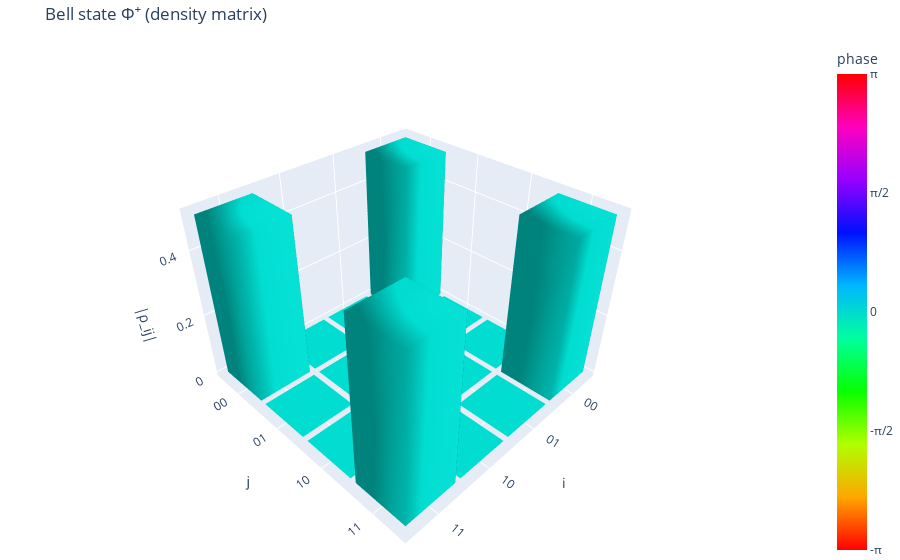
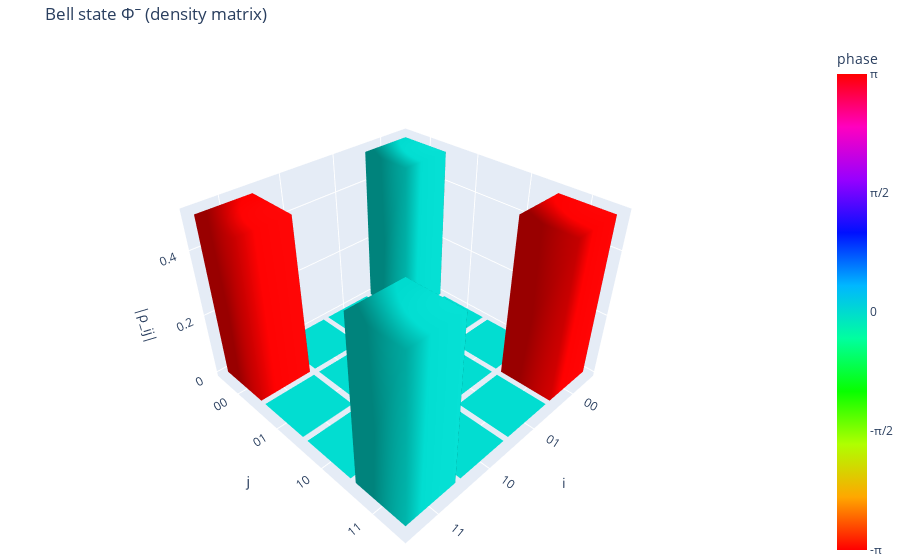
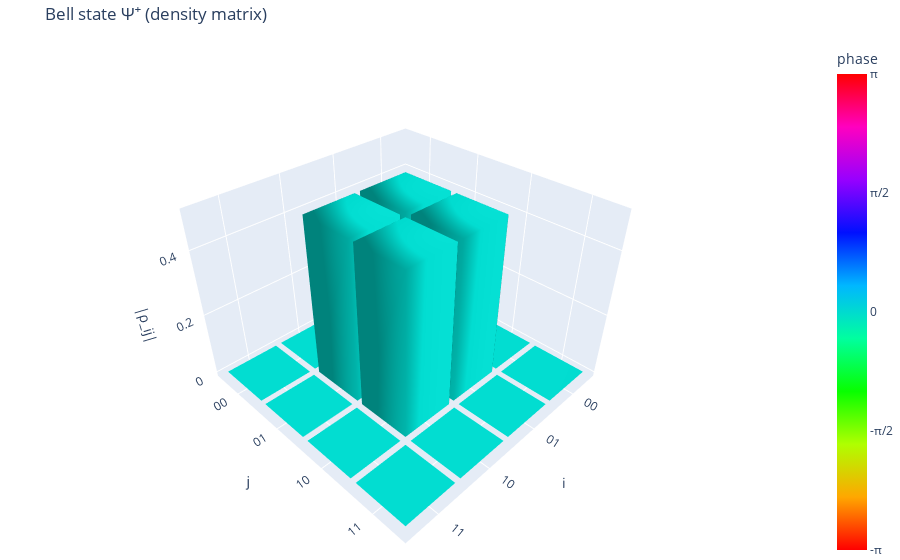

The notebook cell these images were saved under, in order:
### Code cell
#@title helper function Demonstration: canonical Bell states
bell_states = {
    "Φ⁺": np.array([1, 0, 0, 1], dtype=complex) / np.sqrt(2),
    "Φ⁻": np.array([1, 0, 0, -1], dtype=complex) / np.sqrt(2),
    "Ψ⁺": np.array([0, 1, 1, 0], dtype=complex) / np.sqrt(2),
    "Ψ⁻": np.array([0, 1, -1, 0], dtype=complex) / np.sqrt(2)
}

for name, state in bell_states.items():
    density_matrix = np.outer(state, state.conj())
    plot_density_matrix_histogram(
        density_matrix,
        basis_labels=["00", "01", "10", "11"],
        title=f"Bell state {name} (density matrix)"
    )

### Figure 1 — Plotly figure (JSON) as saved in the notebook; plotly's stock layout.template omitted (floating-point values rounded to 4 significant figures)
{"data": [{"cmax": 3.142, "cmin": -3.142, "colorbar": {"ticktext": ["-π", "-π/2", "0", "π/2", "π"], "tickvals": [-3.142, -1.571, 0, 1.571, 3.142], "title": {"text": "phase "}}, "colorscale": [[0, "#ff0000"], [0.1111, "#ffa700"], [0.2222, "#afff00"], [0.3333, "#08ff00"], [0.4444, "#00ff9f"], [0.5556, "#00b7ff"], [0.6667, "#0010ff"], [0.7778, "#9700ff"], [0.8889, "#ff00bf"], [1, "#ff0000"]], "flatshading": false, "hovertemplate": "i=0, j=0<br>|ρ_ij|=0.500<br>arg(ρ_ij)=0<extra></extra>", "i": [0, 0, 4, 4, 0, 0, 1, 1, 2, 2, 3, 3], "intensity": [0, 0, 0, 0, 0, 0, 0, 0], "j": [1, 2, 5, 6, 1, 5, 2, 6, 3, 7, 0, 4], "k": [2, 3, 6, 7, 5, 4, 6, 5, 7, 6, 4, 7], "lighting": {"ambient": 0.6, "diffuse": 0.7}, "opacity": 1, "showscale": true, "type": "mesh3d", "x": [-0.45, 0.45, 0.45, -0.45, -0.45, 0.45, 0.45, -0.45], "y": [-0.45, -0.45, 0.45, 0.45, -0.45, -0.45, 0.45, 0.45], "z": [0, 0, 0, 0, 0.5, 0.5, 0.5, 0.5]}, {"cmax": 3.142, "cmin": -3.142, "colorscale": [[0, "#ff0000"], [0.1111, "#ffa700"], [0.2222, "#afff00"], [0.3333, "#08ff00"], [0.4444, "#00ff9f"], [0.5556, "#00b7ff"], [0.6667, "#0010ff"], [0.7778, "#9700ff"], [0.8889, "#ff00bf"], [1, "#ff0000"]], "flatshading": false, "hovertemplate": "i=0, j=1<br>|ρ_ij|=0.000<br>arg(ρ_ij)=0<extra></extra>", "i": [0, 0, 4, 4, 0, 0, 1, 1, 2, 2, 3, 3], "intensity": [0, 0, 0, 0, 0, 0, 0, 0], "j": [1, 2, 5, 6, 1, 5, 2, 6, 3, 7, 0, 4], "k": [2, 3, 6, 7, 5, 4, 6, 5, 7, 6, 4, 7], "lighting": {"ambient": 0.6, "diffuse": 0.7}, "opacity": 1, "showscale": false, "type": "mesh3d", "x": [-0.45, 0.45, 0.45, -0.45, -0.45, 0.45, 0.45, -0.45], "y": [0.55, 0.55, 1.45, 1.45, 0.55, 0.55, 1.45, 1.45], "z": [0, 0, 0, 0, 0, 0, 0, 0]}, {"cmax": 3.142, "cmin": -3.142, "colorscale": [[0, "#ff0000"], [0.1111, "#ffa700"], [0.2222, "#afff00"], [0.3333, "#08ff00"], [0.4444, "#00ff9f"], [0.5556, "#00b7ff"], [0.6667, "#0010ff"], [0.7778, "#9700ff"], [0.8889, "#ff00bf"], [1, "#ff0000"]], "flatshading": false, "hovertemplate": "i=0, j=2<br>|ρ_ij|=0.000<br>arg(ρ_ij)=0<extra></extra>", "i": [0, 0, 4, 4, 0, 0, 1, 1, 2, 2, 3, 3], "intensity": [0, 0, 0, 0, 0, 0, 0, 0], "j": [1, 2, 5, 6, 1, 5, 2, 6, 3, 7, 0, 4], "k": [2, 3, 6, 7, 5, 4, 6, 5, 7, 6, 4, 7], "lighting": {"ambient": 0.6, "diffuse": 0.7}, "opacity": 1, "showscale": false, "type": "mesh3d", "x": [-0.45, 0.45, 0.45, -0.45, -0.45, 0.45, 0.45, -0.45], "y": [1.55, 1.55, 2.45, 2.45, 1.55, 1.55, 2.45, 2.45], "z": [0, 0, 0, 0, 0, 0, 0, 0]}, {"cmax": 3.142, "cmin": -3.142, "colorscale": [[0, "#ff0000"], [0.1111, "#ffa700"], [0.2222, "#afff00"], [0.3333, "#08ff00"], [0.4444, "#00ff9f"], [0.5556, "#00b7ff"], [0.6667, "#0010ff"], [0.7778, "#9700ff"], [0.8889, "#ff00bf"], [1, "#ff0000"]], "flatshading": false, "hovertemplate": "i=0, j=3<br>|ρ_ij|=0.500<br>arg(ρ_ij)=0<extra></extra>", "i": [0, 0, 4, 4, 0, 0, 1, 1, 2, 2, 3, 3], "intensity": [0, 0, 0, 0, 0, 0, 0, 0], "j": [1, 2, 5, 6, 1, 5, 2, 6, 3, 7, 0, 4], "k": [2, 3, 6, 7, 5, 4, 6, 5, 7, 6, 4, 7], "lighting": {"ambient": 0.6, "diffuse": 0.7}, "opacity": 1, "showscale": false, "type": "mesh3d", "x": [-0.45, 0.45, 0.45, -0.45, -0.45, 0.45, 0.45, -0.45], "y": [2.55, 2.55, 3.45, 3.45, 2.55, 2.55, 3.45, 3.45], "z": [0, 0, 0, 0, 0.5, 0.5, 0.5, 0.5]}, {"cmax": 3.142, "cmin": -3.142, "colorscale": [[0, "#ff0000"], [0.1111, "#ffa700"], [0.2222, "#afff00"], [0.3333, "#08ff00"], [0.4444, "#00ff9f"], [0.5556, "#00b7ff"], [0.6667, "#0010ff"], [0.7778, "#9700ff"], [0.8889, "#ff00bf"], [1, "#ff0000"]], "flatshading": false, "hovertemplate": "i=1, j=0<br>|ρ_ij|=0.000<br>arg(ρ_ij)=0<extra></extra>", "i": [0, 0, 4, 4, 0, 0, 1, 1, 2, 2, 3, 3], "intensity": [0, 0, 0, 0, 0, 0, 0, 0], "j": [1, 2, 5, 6, 1, 5, 2, 6, 3, 7, 0, 4], "k": [2, 3, 6, 7, 5, 4, 6, 5, 7, 6, 4, 7], "lighting": {"ambient": 0.6, "diffuse": 0.7}, "opacity": 1, "showscale": false, "type": "mesh3d", "x": [0.55, 1.45, 1.45, 0.55, 0.55, 1.45, 1.45, 0.55], "y": [-0.45, -0.45, 0.45, 0.45, -0.45, -0.45, 0.45, 0.45], "z": [0, 0, 0, 0, 0, 0, 0, 0]}, {"cmax": 3.142, "cmin": -3.142, "colorscale": [[0, "#ff0000"], [0.1111, "#ffa700"], [0.2222, "#afff00"], [0.3333, "#08ff00"], [0.4444, "#00ff9f"], [0.5556, "#00b7ff"], [0.6667, "#0010ff"], [0.7778, "#9700ff"], [0.8889, "#ff00bf"], [1, "#ff0000"]], "flatshading": false, "hovertemplate": "i=1, j=1<br>|ρ_ij|=0.000<br>arg(ρ_ij)=0<extra></extra>", "i": [0, 0, 4, 4, 0, 0, 1, 1, 2, 2, 3, 3], "intensity": [0, 0, 0, 0, 0, 0, 0, 0], "j": [1, 2, 5, 6, 1, 5, 2, 6, 3, 7, 0, 4], "k": [2, 3, 6, 7, 5, 4, 6, 5, 7, 6, 4, 7], "lighting": {"ambient": 0.6, "diffuse": 0.7}, "opacity": 1, "showscale": false, "type": "mesh3d", "x": [0.55, 1.45, 1.45, 0.55, 0.55, 1.45, 1.45, 0.55], "y": [0.55, 0.55, 1.45, 1.45, 0.55, 0.55, 1.45, 1.45], "z": [0, 0, 0, 0, 0, 0, 0, 0]}, {"cmax": 3.142, "cmin": -3.142, "colorscale": [[0, "#ff0000"], [0.1111, "#ffa700"], [0.2222, "#afff00"], [0.3333, "#08ff00"], [0.4444, "#00ff9f"], [0.5556, "#00b7ff"], [0.6667, "#0010ff"], [0.7778, "#9700ff"], [0.8889, "#ff00bf"], [1, "#ff0000"]], "flatshading": false, "hovertemplate": "i=1, j=2<br>|ρ_ij|=0.000<br>arg(ρ_ij)=0<extra></extra>", "i": [0, 0, 4, 4, 0, 0, 1, 1, 2, 2, 3, 3], "intensity": [0, 0, 0, 0, 0, 0, 0, 0], "j": [1, 2, 5, 6, 1, 5, 2, 6, 3, 7, 0, 4], "k": [2, 3, 6, 7, 5, 4, 6, 5, 7, 6, 4, 7], "lighting": {"ambient": 0.6, "diffuse": 0.7}, "opacity": 1, "showscale": false, "type": "mesh3d", "x": [0.55, 1.45, 1.45, 0.55, 0.55, 1.45, 1.45, 0.55], "y": [1.55, 1.55, 2.45, 2.45, 1.55, 1.55, 2.45, 2.45], "z": [0, 0, 0, 0, 0, 0, 0, 0]}, {"cmax": 3.142, "cmin": -3.142, "colorscale": [[0, "#ff0000"], [0.1111, "#ffa700"], [0.2222, "#afff00"], [0.3333, "#08ff00"], [0.4444, "#00ff9f"], [0.5556, "#00b7ff"], [0.6667, "#0010ff"], [0.7778, "#9700ff"], [0.8889, "#ff00bf"], [1, "#ff0000"]], "flatshading": false, "hovertemplate": "i=1, j=3<br>|ρ_ij|=0.000<br>arg(ρ_ij)=0<extra></extra>", "i": [0, 0, 4, 4, 0, 0, 1, 1, 2, 2, 3, 3], "intensity": [0, 0, 0, 0, 0, 0, 0, 0], "j": [1, 2, 5, 6, 1, 5, 2, 6, 3, 7, 0, 4], "k": [2, 3, 6, 7, 5, 4, 6, 5, 7, 6, 4, 7], "lighting": {"ambient": 0.6, "diffuse": 0.7}, "opacity": 1, "showscale": false, "type": "mesh3d", "x": [0.55, 1.45, 1.45, 0.55, 0.55, 1.45, 1.45, 0.55], "y": [2.55, 2.55, 3.45, 3.45, 2.55, 2.55, 3.45, 3.45], "z": [0, 0, 0, 0, 0, 0, 0, 0]}, {"cmax": 3.142, "cmin": -3.142, "colorscale": [[0, "#ff0000"], [0.1111, "#ffa700"], [0.2222, "#afff00"], [0.3333, "#08ff00"], [0.4444, "#00ff9f"], [0.5556, "#00b7ff"], [0.6667, "#0010ff"], [0.7778, "#9700ff"], [0.8889, "#ff00bf"], [1, "#ff0000"]], "flatshading": false, "hovertemplate": "i=2, j=0<br>|ρ_ij|=0.000<br>arg(ρ_ij)=0<extra></extra>", "i": [0, 0, 4, 4, 0, 0, 1, 1, 2, 2, 3, 3], "intensity": [0, 0, 0, 0, 0, 0, 0, 0], "j": [1, 2, 5, 6, 1, 5, 2, 6, 3, 7, 0, 4], "k": [2, 3, 6, 7, 5, 4, 6, 5, 7, 6, 4, 7], "lighting": {"ambient": 0.6, "diffuse": 0.7}, "opacity": 1, "showscale": false, "type": "mesh3d", "x": [1.55, 2.45, 2.45, 1.55, 1.55, 2.45, 2.45, 1.55], "y": [-0.45, -0.45, 0.45, 0.45, -0.45, -0.45, 0.45, 0.45], "z": [0, 0, 0, 0, 0, 0, 0, 0]}, {"cmax": 3.142, "cmin": -3.142, "colorscale": [[0, "#ff0000"], [0.1111, "#ffa700"], [0.2222, "#afff00"], [0.3333, "#08ff00"], [0.4444, "#00ff9f"], [0.5556, "#00b7ff"], [0.6667, "#0010ff"], [0.7778, "#9700ff"], [0.8889, "#ff00bf"], [1, "#ff0000"]], "flatshading": false, "hovertemplate": "i=2, j=1<br>|ρ_ij|=0.000<br>arg(ρ_ij)=0<extra></extra>", "i": [0, 0, 4, 4, 0, 0, 1, 1, 2, 2, 3, 3], "intensity": [0, 0, 0, 0, 0, 0, 0, 0], "j": [1, 2, 5, 6, 1, 5, 2, 6, 3, 7, 0, 4], "k": [2, 3, 6, 7, 5, 4, 6, 5, 7, 6, 4, 7], "lighting": {"ambient": 0.6, "diffuse": 0.7}, "opacity": 1, "showscale": false, "type": "mesh3d", "x": [1.55, 2.45, 2.45, 1.55, 1.55, 2.45, 2.45, 1.55], "y": [0.55, 0.55, 1.45, 1.45, 0.55, 0.55, 1.45, 1.45], "z": [0, 0, 0, 0, 0, 0, 0, 0]}, {"cmax": 3.142, "cmin": -3.142, "colorscale": [[0, "#ff0000"], [0.1111, "#ffa700"], [0.2222, "#afff00"], [0.3333, "#08ff00"], [0.4444, "#00ff9f"], [0.5556, "#00b7ff"], [0.6667, "#0010ff"], [0.7778, "#9700ff"], [0.8889, "#ff00bf"], [1, "#ff0000"]], "flatshading": false, "hovertemplate": "i=2, j=2<br>|ρ_ij|=0.000<br>arg(ρ_ij)=0<extra></extra>", "i": [0, 0, 4, 4, 0, 0, 1, 1, 2, 2, 3, 3], "intensity": [0, 0, 0, 0, 0, 0, 0, 0], "j": [1, 2, 5, 6, 1, 5, 2, 6, 3, 7, 0, 4], "k": [2, 3, 6, 7, 5, 4, 6, 5, 7, 6, 4, 7], "lighting": {"ambient": 0.6, "diffuse": 0.7}, "opacity": 1, "showscale": false, "type": "mesh3d", "x": [1.55, 2.45, 2.45, 1.55, 1.55, 2.45, 2.45, 1.55], "y": [1.55, 1.55, 2.45, 2.45, 1.55, 1.55, 2.45, 2.45], "z": [0, 0, 0, 0, 0, 0, 0, 0]}, {"cmax": 3.142, "cmin": -3.142, "colorscale": [[0, "#ff0000"], [0.1111, "#ffa700"], [0.2222, "#afff00"], [0.3333, "#08ff00"], [0.4444, "#00ff9f"], [0.5556, "#00b7ff"], [0.6667, "#0010ff"], [0.7778, "#9700ff"], [0.8889, "#ff00bf"], [1, "#ff0000"]], "flatshading": false, "hovertemplate": "i=2, j=3<br>|ρ_ij|=0.000<br>arg(ρ_ij)=0<extra></extra>", "i": [0, 0, 4, 4, 0, 0, 1, 1, 2, 2, 3, 3], "intensity": [0, 0, 0, 0, 0, 0, 0, 0], "j": [1, 2, 5, 6, 1, 5, 2, 6, 3, 7, 0, 4], "k": [2, 3, 6, 7, 5, 4, 6, 5, 7, 6, 4, 7], "lighting": {"ambient": 0.6, "diffuse": 0.7}, "opacity": 1, "showscale": false, "type": "mesh3d", "x": [1.55, 2.45, 2.45, 1.55, 1.55, 2.45, 2.45, 1.55], "y": [2.55, 2.55, 3.45, 3.45, 2.55, 2.55, 3.45, 3.45], "z": [0, 0, 0, 0, 0, 0, 0, 0]}, {"cmax": 3.142, "cmin": -3.142, "colorscale": [[0, "#ff0000"], [0.1111, "#ffa700"], [0.2222, "#afff00"], [0.3333, "#08ff00"], [0.4444, "#00ff9f"], [0.5556, "#00b7ff"], [0.6667, "#0010ff"], [0.7778, "#9700ff"], [0.8889, "#ff00bf"], [1, "#ff0000"]], "flatshading": false, "hovertemplate": "i=3, j=0<br>|ρ_ij|=0.500<br>arg(ρ_ij)=0<extra></extra>", "i": [0, 0, 4, 4, 0, 0, 1, 1, 2, 2, 3, 3], "intensity": [0, 0, 0, 0, 0, 0, 0, 0], "j": [1, 2, 5, 6, 1, 5, 2, 6, 3, 7, 0, 4], "k": [2, 3, 6, 7, 5, 4, 6, 5, 7, 6, 4, 7], "lighting": {"ambient": 0.6, "diffuse": 0.7}, "opacity": 1, "showscale": false, "type": "mesh3d", "x": [2.55, 3.45, 3.45, 2.55, 2.55, 3.45, 3.45, 2.55], "y": [-0.45, -0.45, 0.45, 0.45, -0.45, -0.45, 0.45, 0.45], "z": [0, 0, 0, 0, 0.5, 0.5, 0.5, 0.5]}, {"cmax": 3.142, "cmin": -3.142, "colorscale": [[0, "#ff0000"], [0.1111, "#ffa700"], [0.2222, "#afff00"], [0.3333, "#08ff00"], [0.4444, "#00ff9f"], [0.5556, "#00b7ff"], [0.6667, "#0010ff"], [0.7778, "#9700ff"], [0.8889, "#ff00bf"], [1, "#ff0000"]], "flatshading": false, "hovertemplate": "i=3, j=1<br>|ρ_ij|=0.000<br>arg(ρ_ij)=0<extra></extra>", "i": [0, 0, 4, 4, 0, 0, 1, 1, 2, 2, 3, 3], "intensity": [0, 0, 0, 0, 0, 0, 0, 0], "j": [1, 2, 5, 6, 1, 5, 2, 6, 3, 7, 0, 4], "k": [2, 3, 6, 7, 5, 4, 6, 5, 7, 6, 4, 7], "lighting": {"ambient": 0.6, "diffuse": 0.7}, "opacity": 1, "showscale": false, "type": "mesh3d", "x": [2.55, 3.45, 3.45, 2.55, 2.55, 3.45, 3.45, 2.55], "y": [0.55, 0.55, 1.45, 1.45, 0.55, 0.55, 1.45, 1.45], "z": [0, 0, 0, 0, 0, 0, 0, 0]}, {"cmax": 3.142, "cmin": -3.142, "colorscale": [[0, "#ff0000"], [0.1111, "#ffa700"], [0.2222, "#afff00"], [0.3333, "#08ff00"], [0.4444, "#00ff9f"], [0.5556, "#00b7ff"], [0.6667, "#0010ff"], [0.7778, "#9700ff"], [0.8889, "#ff00bf"], [1, "#ff0000"]], "flatshading": false, "hovertemplate": "i=3, j=2<br>|ρ_ij|=0.000<br>arg(ρ_ij)=0<extra></extra>", "i": [0, 0, 4, 4, 0, 0, 1, 1, 2, 2, 3, 3], "intensity": [0, 0, 0, 0, 0, 0, 0, 0], "j": [1, 2, 5, 6, 1, 5, 2, 6, 3, 7, 0, 4], "k": [2, 3, 6, 7, 5, 4, 6, 5, 7, 6, 4, 7], "lighting": {"ambient": 0.6, "diffuse": 0.7}, "opacity": 1, "showscale": false, "type": "mesh3d", "x": [2.55, 3.45, 3.45, 2.55, 2.55, 3.45, 3.45, 2.55], "y": [1.55, 1.55, 2.45, 2.45, 1.55, 1.55, 2.45, 2.45], "z": [0, 0, 0, 0, 0, 0, 0, 0]}, {"cmax": 3.142, "cmin": -3.142, "colorscale": [[0, "#ff0000"], [0.1111, "#ffa700"], [0.2222, "#afff00"], [0.3333, "#08ff00"], [0.4444, "#00ff9f"], [0.5556, "#00b7ff"], [0.6667, "#0010ff"], [0.7778, "#9700ff"], [0.8889, "#ff00bf"], [1, "#ff0000"]], "flatshading": false, "hovertemplate": "i=3, j=3<br>|ρ_ij|=0.500<br>arg(ρ_ij)=0<extra></extra>", "i": [0, 0, 4, 4, 0, 0, 1, 1, 2, 2, 3, 3], "intensity": [0, 0, 0, 0, 0, 0, 0, 0], "j": [1, 2, 5, 6, 1, 5, 2, 6, 3, 7, 0, 4], "k": [2, 3, 6, 7, 5, 4, 6, 5, 7, 6, 4, 7], "lighting": {"ambient": 0.6, "diffuse": 0.7}, "opacity": 1, "showscale": false, "type": "mesh3d", "x": [2.55, 3.45, 3.45, 2.55, 2.55, 3.45, 3.45, 2.55], "y": [2.55, 2.55, 3.45, 3.45, 2.55, 2.55, 3.45, 3.45], "z": [0, 0, 0, 0, 0.5, 0.5, 0.5, 0.5]}], "layout": {"margin": {"b": 0, "l": 0, "r": 0, "t": 40}, "scene": {"aspectratio": {"x": 1, "y": 1, "z": 0.7}, "xaxis": {"tickmode": "array", "ticktext": ["00", "01", "10", "11"], "tickvals": [0, 1, 2, 3], "title": {"text": "i"}}, "yaxis": {"tickmode": "array", "ticktext": ["00", "01", "10", "11"], "tickvals": [0, 1, 2, 3], "title": {"text": "j"}}, "zaxis": {"title": {"text": "|ρ_ij|"}}}, "title": {"text": "Bell state Φ⁺ (density matrix)"}}}

### Figure 2 — Plotly figure (JSON) as saved in the notebook; plotly's stock layout.template omitted (floating-point values rounded to 4 significant figures)
{"data": [{"cmax": 3.142, "cmin": -3.142, "colorbar": {"ticktext": ["-π", "-π/2", "0", "π/2", "π"], "tickvals": [-3.142, -1.571, 0, 1.571, 3.142], "title": {"text": "phase "}}, "colorscale": [[0, "#ff0000"], [0.1111, "#ffa700"], [0.2222, "#afff00"], [0.3333, "#08ff00"], [0.4444, "#00ff9f"], [0.5556, "#00b7ff"], [0.6667, "#0010ff"], [0.7778, "#9700ff"], [0.8889, "#ff00bf"], [1, "#ff0000"]], "flatshading": false, "hovertemplate": "i=0, j=0<br>|ρ_ij|=0.500<br>arg(ρ_ij)=0<extra></extra>", "i": [0, 0, 4, 4, 0, 0, 1, 1, 2, 2, 3, 3], "intensity": [0, 0, 0, 0, 0, 0, 0, 0], "j": [1, 2, 5, 6, 1, 5, 2, 6, 3, 7, 0, 4], "k": [2, 3, 6, 7, 5, 4, 6, 5, 7, 6, 4, 7], "lighting": {"ambient": 0.6, "diffuse": 0.7}, "opacity": 1, "showscale": true, "type": "mesh3d", "x": [-0.45, 0.45, 0.45, -0.45, -0.45, 0.45, 0.45, -0.45], "y": [-0.45, -0.45, 0.45, 0.45, -0.45, -0.45, 0.45, 0.45], "z": [0, 0, 0, 0, 0.5, 0.5, 0.5, 0.5]}, {"cmax": 3.142, "cmin": -3.142, "colorscale": [[0, "#ff0000"], [0.1111, "#ffa700"], [0.2222, "#afff00"], [0.3333, "#08ff00"], [0.4444, "#00ff9f"], [0.5556, "#00b7ff"], [0.6667, "#0010ff"], [0.7778, "#9700ff"], [0.8889, "#ff00bf"], [1, "#ff0000"]], "flatshading": false, "hovertemplate": "i=0, j=1<br>|ρ_ij|=0.000<br>arg(ρ_ij)=0<extra></extra>", "i": [0, 0, 4, 4, 0, 0, 1, 1, 2, 2, 3, 3], "intensity": [0, 0, 0, 0, 0, 0, 0, 0], "j": [1, 2, 5, 6, 1, 5, 2, 6, 3, 7, 0, 4], "k": [2, 3, 6, 7, 5, 4, 6, 5, 7, 6, 4, 7], "lighting": {"ambient": 0.6, "diffuse": 0.7}, "opacity": 1, "showscale": false, "type": "mesh3d", "x": [-0.45, 0.45, 0.45, -0.45, -0.45, 0.45, 0.45, -0.45], "y": [0.55, 0.55, 1.45, 1.45, 0.55, 0.55, 1.45, 1.45], "z": [0, 0, 0, 0, 0, 0, 0, 0]}, {"cmax": 3.142, "cmin": -3.142, "colorscale": [[0, "#ff0000"], [0.1111, "#ffa700"], [0.2222, "#afff00"], [0.3333, "#08ff00"], [0.4444, "#00ff9f"], [0.5556, "#00b7ff"], [0.6667, "#0010ff"], [0.7778, "#9700ff"], [0.8889, "#ff00bf"], [1, "#ff0000"]], "flatshading": false, "hovertemplate": "i=0, j=2<br>|ρ_ij|=0.000<br>arg(ρ_ij)=0<extra></extra>", "i": [0, 0, 4, 4, 0, 0, 1, 1, 2, 2, 3, 3], "intensity": [0, 0, 0, 0, 0, 0, 0, 0], "j": [1, 2, 5, 6, 1, 5, 2, 6, 3, 7, 0, 4], "k": [2, 3, 6, 7, 5, 4, 6, 5, 7, 6, 4, 7], "lighting": {"ambient": 0.6, "diffuse": 0.7}, "opacity": 1, "showscale": false, "type": "mesh3d", "x": [-0.45, 0.45, 0.45, -0.45, -0.45, 0.45, 0.45, -0.45], "y": [1.55, 1.55, 2.45, 2.45, 1.55, 1.55, 2.45, 2.45], "z": [0, 0, 0, 0, 0, 0, 0, 0]}, {"cmax": 3.142, "cmin": -3.142, "colorscale": [[0, "#ff0000"], [0.1111, "#ffa700"], [0.2222, "#afff00"], [0.3333, "#08ff00"], [0.4444, "#00ff9f"], [0.5556, "#00b7ff"], [0.6667, "#0010ff"], [0.7778, "#9700ff"], [0.8889, "#ff00bf"], [1, "#ff0000"]], "flatshading": false, "hovertemplate": "i=0, j=3<br>|ρ_ij|=0.500<br>arg(ρ_ij)=-π<extra></extra>", "i": [0, 0, 4, 4, 0, 0, 1, 1, 2, 2, 3, 3], "intensity": [-3.142, -3.142, -3.142, -3.142, -3.142, -3.142, -3.142, -3.142], "j": [1, 2, 5, 6, 1, 5, 2, 6, 3, 7, 0, 4], "k": [2, 3, 6, 7, 5, 4, 6, 5, 7, 6, 4, 7], "lighting": {"ambient": 0.6, "diffuse": 0.7}, "opacity": 1, "showscale": false, "type": "mesh3d", "x": [-0.45, 0.45, 0.45, -0.45, -0.45, 0.45, 0.45, -0.45], "y": [2.55, 2.55, 3.45, 3.45, 2.55, 2.55, 3.45, 3.45], "z": [0, 0, 0, 0, 0.5, 0.5, 0.5, 0.5]}, {"cmax": 3.142, "cmin": -3.142, "colorscale": [[0, "#ff0000"], [0.1111, "#ffa700"], [0.2222, "#afff00"], [0.3333, "#08ff00"], [0.4444, "#00ff9f"], [0.5556, "#00b7ff"], [0.6667, "#0010ff"], [0.7778, "#9700ff"], [0.8889, "#ff00bf"], [1, "#ff0000"]], "flatshading": false, "hovertemplate": "i=1, j=0<br>|ρ_ij|=0.000<br>arg(ρ_ij)=0<extra></extra>", "i": [0, 0, 4, 4, 0, 0, 1, 1, 2, 2, 3, 3], "intensity": [0, 0, 0, 0, 0, 0, 0, 0], "j": [1, 2, 5, 6, 1, 5, 2, 6, 3, 7, 0, 4], "k": [2, 3, 6, 7, 5, 4, 6, 5, 7, 6, 4, 7], "lighting": {"ambient": 0.6, "diffuse": 0.7}, "opacity": 1, "showscale": false, "type": "mesh3d", "x": [0.55, 1.45, 1.45, 0.55, 0.55, 1.45, 1.45, 0.55], "y": [-0.45, -0.45, 0.45, 0.45, -0.45, -0.45, 0.45, 0.45], "z": [0, 0, 0, 0, 0, 0, 0, 0]}, {"cmax": 3.142, "cmin": -3.142, "colorscale": [[0, "#ff0000"], [0.1111, "#ffa700"], [0.2222, "#afff00"], [0.3333, "#08ff00"], [0.4444, "#00ff9f"], [0.5556, "#00b7ff"], [0.6667, "#0010ff"], [0.7778, "#9700ff"], [0.8889, "#ff00bf"], [1, "#ff0000"]], "flatshading": false, "hovertemplate": "i=1, j=1<br>|ρ_ij|=0.000<br>arg(ρ_ij)=0<extra></extra>", "i": [0, 0, 4, 4, 0, 0, 1, 1, 2, 2, 3, 3], "intensity": [0, 0, 0, 0, 0, 0, 0, 0], "j": [1, 2, 5, 6, 1, 5, 2, 6, 3, 7, 0, 4], "k": [2, 3, 6, 7, 5, 4, 6, 5, 7, 6, 4, 7], "lighting": {"ambient": 0.6, "diffuse": 0.7}, "opacity": 1, "showscale": false, "type": "mesh3d", "x": [0.55, 1.45, 1.45, 0.55, 0.55, 1.45, 1.45, 0.55], "y": [0.55, 0.55, 1.45, 1.45, 0.55, 0.55, 1.45, 1.45], "z": [0, 0, 0, 0, 0, 0, 0, 0]}, {"cmax": 3.142, "cmin": -3.142, "colorscale": [[0, "#ff0000"], [0.1111, "#ffa700"], [0.2222, "#afff00"], [0.3333, "#08ff00"], [0.4444, "#00ff9f"], [0.5556, "#00b7ff"], [0.6667, "#0010ff"], [0.7778, "#9700ff"], [0.8889, "#ff00bf"], [1, "#ff0000"]], "flatshading": false, "hovertemplate": "i=1, j=2<br>|ρ_ij|=0.000<br>arg(ρ_ij)=0<extra></extra>", "i": [0, 0, 4, 4, 0, 0, 1, 1, 2, 2, 3, 3], "intensity": [0, 0, 0, 0, 0, 0, 0, 0], "j": [1, 2, 5, 6, 1, 5, 2, 6, 3, 7, 0, 4], "k": [2, 3, 6, 7, 5, 4, 6, 5, 7, 6, 4, 7], "lighting": {"ambient": 0.6, "diffuse": 0.7}, "opacity": 1, "showscale": false, "type": "mesh3d", "x": [0.55, 1.45, 1.45, 0.55, 0.55, 1.45, 1.45, 0.55], "y": [1.55, 1.55, 2.45, 2.45, 1.55, 1.55, 2.45, 2.45], "z": [0, 0, 0, 0, 0, 0, 0, 0]}, {"cmax": 3.142, "cmin": -3.142, "colorscale": [[0, "#ff0000"], [0.1111, "#ffa700"], [0.2222, "#afff00"], [0.3333, "#08ff00"], [0.4444, "#00ff9f"], [0.5556, "#00b7ff"], [0.6667, "#0010ff"], [0.7778, "#9700ff"], [0.8889, "#ff00bf"], [1, "#ff0000"]], "flatshading": false, "hovertemplate": "i=1, j=3<br>|ρ_ij|=0.000<br>arg(ρ_ij)=0<extra></extra>", "i": [0, 0, 4, 4, 0, 0, 1, 1, 2, 2, 3, 3], "intensity": [0, 0, 0, 0, 0, 0, 0, 0], "j": [1, 2, 5, 6, 1, 5, 2, 6, 3, 7, 0, 4], "k": [2, 3, 6, 7, 5, 4, 6, 5, 7, 6, 4, 7], "lighting": {"ambient": 0.6, "diffuse": 0.7}, "opacity": 1, "showscale": false, "type": "mesh3d", "x": [0.55, 1.45, 1.45, 0.55, 0.55, 1.45, 1.45, 0.55], "y": [2.55, 2.55, 3.45, 3.45, 2.55, 2.55, 3.45, 3.45], "z": [0, 0, 0, 0, 0, 0, 0, 0]}, {"cmax": 3.142, "cmin": -3.142, "colorscale": [[0, "#ff0000"], [0.1111, "#ffa700"], [0.2222, "#afff00"], [0.3333, "#08ff00"], [0.4444, "#00ff9f"], [0.5556, "#00b7ff"], [0.6667, "#0010ff"], [0.7778, "#9700ff"], [0.8889, "#ff00bf"], [1, "#ff0000"]], "flatshading": false, "hovertemplate": "i=2, j=0<br>|ρ_ij|=0.000<br>arg(ρ_ij)=0<extra></extra>", "i": [0, 0, 4, 4, 0, 0, 1, 1, 2, 2, 3, 3], "intensity": [0, 0, 0, 0, 0, 0, 0, 0], "j": [1, 2, 5, 6, 1, 5, 2, 6, 3, 7, 0, 4], "k": [2, 3, 6, 7, 5, 4, 6, 5, 7, 6, 4, 7], "lighting": {"ambient": 0.6, "diffuse": 0.7}, "opacity": 1, "showscale": false, "type": "mesh3d", "x": [1.55, 2.45, 2.45, 1.55, 1.55, 2.45, 2.45, 1.55], "y": [-0.45, -0.45, 0.45, 0.45, -0.45, -0.45, 0.45, 0.45], "z": [0, 0, 0, 0, 0, 0, 0, 0]}, {"cmax": 3.142, "cmin": -3.142, "colorscale": [[0, "#ff0000"], [0.1111, "#ffa700"], [0.2222, "#afff00"], [0.3333, "#08ff00"], [0.4444, "#00ff9f"], [0.5556, "#00b7ff"], [0.6667, "#0010ff"], [0.7778, "#9700ff"], [0.8889, "#ff00bf"], [1, "#ff0000"]], "flatshading": false, "hovertemplate": "i=2, j=1<br>|ρ_ij|=0.000<br>arg(ρ_ij)=0<extra></extra>", "i": [0, 0, 4, 4, 0, 0, 1, 1, 2, 2, 3, 3], "intensity": [0, 0, 0, 0, 0, 0, 0, 0], "j": [1, 2, 5, 6, 1, 5, 2, 6, 3, 7, 0, 4], "k": [2, 3, 6, 7, 5, 4, 6, 5, 7, 6, 4, 7], "lighting": {"ambient": 0.6, "diffuse": 0.7}, "opacity": 1, "showscale": false, "type": "mesh3d", "x": [1.55, 2.45, 2.45, 1.55, 1.55, 2.45, 2.45, 1.55], "y": [0.55, 0.55, 1.45, 1.45, 0.55, 0.55, 1.45, 1.45], "z": [0, 0, 0, 0, 0, 0, 0, 0]}, {"cmax": 3.142, "cmin": -3.142, "colorscale": [[0, "#ff0000"], [0.1111, "#ffa700"], [0.2222, "#afff00"], [0.3333, "#08ff00"], [0.4444, "#00ff9f"], [0.5556, "#00b7ff"], [0.6667, "#0010ff"], [0.7778, "#9700ff"], [0.8889, "#ff00bf"], [1, "#ff0000"]], "flatshading": false, "hovertemplate": "i=2, j=2<br>|ρ_ij|=0.000<br>arg(ρ_ij)=0<extra></extra>", "i": [0, 0, 4, 4, 0, 0, 1, 1, 2, 2, 3, 3], "intensity": [0, 0, 0, 0, 0, 0, 0, 0], "j": [1, 2, 5, 6, 1, 5, 2, 6, 3, 7, 0, 4], "k": [2, 3, 6, 7, 5, 4, 6, 5, 7, 6, 4, 7], "lighting": {"ambient": 0.6, "diffuse": 0.7}, "opacity": 1, "showscale": false, "type": "mesh3d", "x": [1.55, 2.45, 2.45, 1.55, 1.55, 2.45, 2.45, 1.55], "y": [1.55, 1.55, 2.45, 2.45, 1.55, 1.55, 2.45, 2.45], "z": [0, 0, 0, 0, 0, 0, 0, 0]}, {"cmax": 3.142, "cmin": -3.142, "colorscale": [[0, "#ff0000"], [0.1111, "#ffa700"], [0.2222, "#afff00"], [0.3333, "#08ff00"], [0.4444, "#00ff9f"], [0.5556, "#00b7ff"], [0.6667, "#0010ff"], [0.7778, "#9700ff"], [0.8889, "#ff00bf"], [1, "#ff0000"]], "flatshading": false, "hovertemplate": "i=2, j=3<br>|ρ_ij|=0.000<br>arg(ρ_ij)=0<extra></extra>", "i": [0, 0, 4, 4, 0, 0, 1, 1, 2, 2, 3, 3], "intensity": [0, 0, 0, 0, 0, 0, 0, 0], "j": [1, 2, 5, 6, 1, 5, 2, 6, 3, 7, 0, 4], "k": [2, 3, 6, 7, 5, 4, 6, 5, 7, 6, 4, 7], "lighting": {"ambient": 0.6, "diffuse": 0.7}, "opacity": 1, "showscale": false, "type": "mesh3d", "x": [1.55, 2.45, 2.45, 1.55, 1.55, 2.45, 2.45, 1.55], "y": [2.55, 2.55, 3.45, 3.45, 2.55, 2.55, 3.45, 3.45], "z": [0, 0, 0, 0, 0, 0, 0, 0]}, {"cmax": 3.142, "cmin": -3.142, "colorscale": [[0, "#ff0000"], [0.1111, "#ffa700"], [0.2222, "#afff00"], [0.3333, "#08ff00"], [0.4444, "#00ff9f"], [0.5556, "#00b7ff"], [0.6667, "#0010ff"], [0.7778, "#9700ff"], [0.8889, "#ff00bf"], [1, "#ff0000"]], "flatshading": false, "hovertemplate": "i=3, j=0<br>|ρ_ij|=0.500<br>arg(ρ_ij)=π<extra></extra>", "i": [0, 0, 4, 4, 0, 0, 1, 1, 2, 2, 3, 3], "intensity": [3.142, 3.142, 3.142, 3.142, 3.142, 3.142, 3.142, 3.142], "j": [1, 2, 5, 6, 1, 5, 2, 6, 3, 7, 0, 4], "k": [2, 3, 6, 7, 5, 4, 6, 5, 7, 6, 4, 7], "lighting": {"ambient": 0.6, "diffuse": 0.7}, "opacity": 1, "showscale": false, "type": "mesh3d", "x": [2.55, 3.45, 3.45, 2.55, 2.55, 3.45, 3.45, 2.55], "y": [-0.45, -0.45, 0.45, 0.45, -0.45, -0.45, 0.45, 0.45], "z": [0, 0, 0, 0, 0.5, 0.5, 0.5, 0.5]}, {"cmax": 3.142, "cmin": -3.142, "colorscale": [[0, "#ff0000"], [0.1111, "#ffa700"], [0.2222, "#afff00"], [0.3333, "#08ff00"], [0.4444, "#00ff9f"], [0.5556, "#00b7ff"], [0.6667, "#0010ff"], [0.7778, "#9700ff"], [0.8889, "#ff00bf"], [1, "#ff0000"]], "flatshading": false, "hovertemplate": "i=3, j=1<br>|ρ_ij|=0.000<br>arg(ρ_ij)=0<extra></extra>", "i": [0, 0, 4, 4, 0, 0, 1, 1, 2, 2, 3, 3], "intensity": [0, 0, 0, 0, 0, 0, 0, 0], "j": [1, 2, 5, 6, 1, 5, 2, 6, 3, 7, 0, 4], "k": [2, 3, 6, 7, 5, 4, 6, 5, 7, 6, 4, 7], "lighting": {"ambient": 0.6, "diffuse": 0.7}, "opacity": 1, "showscale": false, "type": "mesh3d", "x": [2.55, 3.45, 3.45, 2.55, 2.55, 3.45, 3.45, 2.55], "y": [0.55, 0.55, 1.45, 1.45, 0.55, 0.55, 1.45, 1.45], "z": [0, 0, 0, 0, 0, 0, 0, 0]}, {"cmax": 3.142, "cmin": -3.142, "colorscale": [[0, "#ff0000"], [0.1111, "#ffa700"], [0.2222, "#afff00"], [0.3333, "#08ff00"], [0.4444, "#00ff9f"], [0.5556, "#00b7ff"], [0.6667, "#0010ff"], [0.7778, "#9700ff"], [0.8889, "#ff00bf"], [1, "#ff0000"]], "flatshading": false, "hovertemplate": "i=3, j=2<br>|ρ_ij|=0.000<br>arg(ρ_ij)=0<extra></extra>", "i": [0, 0, 4, 4, 0, 0, 1, 1, 2, 2, 3, 3], "intensity": [0, 0, 0, 0, 0, 0, 0, 0], "j": [1, 2, 5, 6, 1, 5, 2, 6, 3, 7, 0, 4], "k": [2, 3, 6, 7, 5, 4, 6, 5, 7, 6, 4, 7], "lighting": {"ambient": 0.6, "diffuse": 0.7}, "opacity": 1, "showscale": false, "type": "mesh3d", "x": [2.55, 3.45, 3.45, 2.55, 2.55, 3.45, 3.45, 2.55], "y": [1.55, 1.55, 2.45, 2.45, 1.55, 1.55, 2.45, 2.45], "z": [0, 0, 0, 0, 0, 0, 0, 0]}, {"cmax": 3.142, "cmin": -3.142, "colorscale": [[0, "#ff0000"], [0.1111, "#ffa700"], [0.2222, "#afff00"], [0.3333, "#08ff00"], [0.4444, "#00ff9f"], [0.5556, "#00b7ff"], [0.6667, "#0010ff"], [0.7778, "#9700ff"], [0.8889, "#ff00bf"], [1, "#ff0000"]], "flatshading": false, "hovertemplate": "i=3, j=3<br>|ρ_ij|=0.500<br>arg(ρ_ij)=0<extra></extra>", "i": [0, 0, 4, 4, 0, 0, 1, 1, 2, 2, 3, 3], "intensity": [0, 0, 0, 0, 0, 0, 0, 0], "j": [1, 2, 5, 6, 1, 5, 2, 6, 3, 7, 0, 4], "k": [2, 3, 6, 7, 5, 4, 6, 5, 7, 6, 4, 7], "lighting": {"ambient": 0.6, "diffuse": 0.7}, "opacity": 1, "showscale": false, "type": "mesh3d", "x": [2.55, 3.45, 3.45, 2.55, 2.55, 3.45, 3.45, 2.55], "y": [2.55, 2.55, 3.45, 3.45, 2.55, 2.55, 3.45, 3.45], "z": [0, 0, 0, 0, 0.5, 0.5, 0.5, 0.5]}], "layout": {"margin": {"b": 0, "l": 0, "r": 0, "t": 40}, "scene": {"aspectratio": {"x": 1, "y": 1, "z": 0.7}, "xaxis": {"tickmode": "array", "ticktext": ["00", "01", "10", "11"], "tickvals": [0, 1, 2, 3], "title": {"text": "i"}}, "yaxis": {"tickmode": "array", "ticktext": ["00", "01", "10", "11"], "tickvals": [0, 1, 2, 3], "title": {"text": "j"}}, "zaxis": {"title": {"text": "|ρ_ij|"}}}, "title": {"text": "Bell state Φ⁻ (density matrix)"}}}

### Figure 3 — Plotly figure (JSON) as saved in the notebook; plotly's stock layout.template omitted (floating-point values rounded to 4 significant figures)
{"data": [{"cmax": 3.142, "cmin": -3.142, "colorbar": {"ticktext": ["-π", "-π/2", "0", "π/2", "π"], "tickvals": [-3.142, -1.571, 0, 1.571, 3.142], "title": {"text": "phase "}}, "colorscale": [[0, "#ff0000"], [0.1111, "#ffa700"], [0.2222, "#afff00"], [0.3333, "#08ff00"], [0.4444, "#00ff9f"], [0.5556, "#00b7ff"], [0.6667, "#0010ff"], [0.7778, "#9700ff"], [0.8889, "#ff00bf"], [1, "#ff0000"]], "flatshading": false, "hovertemplate": "i=0, j=0<br>|ρ_ij|=0.000<br>arg(ρ_ij)=0<extra></extra>", "i": [0, 0, 4, 4, 0, 0, 1, 1, 2, 2, 3, 3], "intensity": [0, 0, 0, 0, 0, 0, 0, 0], "j": [1, 2, 5, 6, 1, 5, 2, 6, 3, 7, 0, 4], "k": [2, 3, 6, 7, 5, 4, 6, 5, 7, 6, 4, 7], "lighting": {"ambient": 0.6, "diffuse": 0.7}, "opacity": 1, "showscale": true, "type": "mesh3d", "x": [-0.45, 0.45, 0.45, -0.45, -0.45, 0.45, 0.45, -0.45], "y": [-0.45, -0.45, 0.45, 0.45, -0.45, -0.45, 0.45, 0.45], "z": [0, 0, 0, 0, 0, 0, 0, 0]}, {"cmax": 3.142, "cmin": -3.142, "colorscale": [[0, "#ff0000"], [0.1111, "#ffa700"], [0.2222, "#afff00"], [0.3333, "#08ff00"], [0.4444, "#00ff9f"], [0.5556, "#00b7ff"], [0.6667, "#0010ff"], [0.7778, "#9700ff"], [0.8889, "#ff00bf"], [1, "#ff0000"]], "flatshading": false, "hovertemplate": "i=0, j=1<br>|ρ_ij|=0.000<br>arg(ρ_ij)=0<extra></extra>", "i": [0, 0, 4, 4, 0, 0, 1, 1, 2, 2, 3, 3], "intensity": [0, 0, 0, 0, 0, 0, 0, 0], "j": [1, 2, 5, 6, 1, 5, 2, 6, 3, 7, 0, 4], "k": [2, 3, 6, 7, 5, 4, 6, 5, 7, 6, 4, 7], "lighting": {"ambient": 0.6, "diffuse": 0.7}, "opacity": 1, "showscale": false, "type": "mesh3d", "x": [-0.45, 0.45, 0.45, -0.45, -0.45, 0.45, 0.45, -0.45], "y": [0.55, 0.55, 1.45, 1.45, 0.55, 0.55, 1.45, 1.45], "z": [0, 0, 0, 0, 0, 0, 0, 0]}, {"cmax": 3.142, "cmin": -3.142, "colorscale": [[0, "#ff0000"], [0.1111, "#ffa700"], [0.2222, "#afff00"], [0.3333, "#08ff00"], [0.4444, "#00ff9f"], [0.5556, "#00b7ff"], [0.6667, "#0010ff"], [0.7778, "#9700ff"], [0.8889, "#ff00bf"], [1, "#ff0000"]], "flatshading": false, "hovertemplate": "i=0, j=2<br>|ρ_ij|=0.000<br>arg(ρ_ij)=0<extra></extra>", "i": [0, 0, 4, 4, 0, 0, 1, 1, 2, 2, 3, 3], "intensity": [0, 0, 0, 0, 0, 0, 0, 0], "j": [1, 2, 5, 6, 1, 5, 2, 6, 3, 7, 0, 4], "k": [2, 3, 6, 7, 5, 4, 6, 5, 7, 6, 4, 7], "lighting": {"ambient": 0.6, "diffuse": 0.7}, "opacity": 1, "showscale": false, "type": "mesh3d", "x": [-0.45, 0.45, 0.45, -0.45, -0.45, 0.45, 0.45, -0.45], "y": [1.55, 1.55, 2.45, 2.45, 1.55, 1.55, 2.45, 2.45], "z": [0, 0, 0, 0, 0, 0, 0, 0]}, {"cmax": 3.142, "cmin": -3.142, "colorscale": [[0, "#ff0000"], [0.1111, "#ffa700"], [0.2222, "#afff00"], [0.3333, "#08ff00"], [0.4444, "#00ff9f"], [0.5556, "#00b7ff"], [0.6667, "#0010ff"], [0.7778, "#9700ff"], [0.8889, "#ff00bf"], [1, "#ff0000"]], "flatshading": false, "hovertemplate": "i=0, j=3<br>|ρ_ij|=0.000<br>arg(ρ_ij)=0<extra></extra>", "i": [0, 0, 4, 4, 0, 0, 1, 1, 2, 2, 3, 3], "intensity": [0, 0, 0, 0, 0, 0, 0, 0], "j": [1, 2, 5, 6, 1, 5, 2, 6, 3, 7, 0, 4], "k": [2, 3, 6, 7, 5, 4, 6, 5, 7, 6, 4, 7], "lighting": {"ambient": 0.6, "diffuse": 0.7}, "opacity": 1, "showscale": false, "type": "mesh3d", "x": [-0.45, 0.45, 0.45, -0.45, -0.45, 0.45, 0.45, -0.45], "y": [2.55, 2.55, 3.45, 3.45, 2.55, 2.55, 3.45, 3.45], "z": [0, 0, 0, 0, 0, 0, 0, 0]}, {"cmax": 3.142, "cmin": -3.142, "colorscale": [[0, "#ff0000"], [0.1111, "#ffa700"], [0.2222, "#afff00"], [0.3333, "#08ff00"], [0.4444, "#00ff9f"], [0.5556, "#00b7ff"], [0.6667, "#0010ff"], [0.7778, "#9700ff"], [0.8889, "#ff00bf"], [1, "#ff0000"]], "flatshading": false, "hovertemplate": "i=1, j=0<br>|ρ_ij|=0.000<br>arg(ρ_ij)=0<extra></extra>", "i": [0, 0, 4, 4, 0, 0, 1, 1, 2, 2, 3, 3], "intensity": [0, 0, 0, 0, 0, 0, 0, 0], "j": [1, 2, 5, 6, 1, 5, 2, 6, 3, 7, 0, 4], "k": [2, 3, 6, 7, 5, 4, 6, 5, 7, 6, 4, 7], "lighting": {"ambient": 0.6, "diffuse": 0.7}, "opacity": 1, "showscale": false, "type": "mesh3d", "x": [0.55, 1.45, 1.45, 0.55, 0.55, 1.45, 1.45, 0.55], "y": [-0.45, -0.45, 0.45, 0.45, -0.45, -0.45, 0.45, 0.45], "z": [0, 0, 0, 0, 0, 0, 0, 0]}, {"cmax": 3.142, "cmin": -3.142, "colorscale": [[0, "#ff0000"], [0.1111, "#ffa700"], [0.2222, "#afff00"], [0.3333, "#08ff00"], [0.4444, "#00ff9f"], [0.5556, "#00b7ff"], [0.6667, "#0010ff"], [0.7778, "#9700ff"], [0.8889, "#ff00bf"], [1, "#ff0000"]], "flatshading": false, "hovertemplate": "i=1, j=1<br>|ρ_ij|=0.500<br>arg(ρ_ij)=0<extra></extra>", "i": [0, 0, 4, 4, 0, 0, 1, 1, 2, 2, 3, 3], "intensity": [0, 0, 0, 0, 0, 0, 0, 0], "j": [1, 2, 5, 6, 1, 5, 2, 6, 3, 7, 0, 4], "k": [2, 3, 6, 7, 5, 4, 6, 5, 7, 6, 4, 7], "lighting": {"ambient": 0.6, "diffuse": 0.7}, "opacity": 1, "showscale": false, "type": "mesh3d", "x": [0.55, 1.45, 1.45, 0.55, 0.55, 1.45, 1.45, 0.55], "y": [0.55, 0.55, 1.45, 1.45, 0.55, 0.55, 1.45, 1.45], "z": [0, 0, 0, 0, 0.5, 0.5, 0.5, 0.5]}, {"cmax": 3.142, "cmin": -3.142, "colorscale": [[0, "#ff0000"], [0.1111, "#ffa700"], [0.2222, "#afff00"], [0.3333, "#08ff00"], [0.4444, "#00ff9f"], [0.5556, "#00b7ff"], [0.6667, "#0010ff"], [0.7778, "#9700ff"], [0.8889, "#ff00bf"], [1, "#ff0000"]], "flatshading": false, "hovertemplate": "i=1, j=2<br>|ρ_ij|=0.500<br>arg(ρ_ij)=0<extra></extra>", "i": [0, 0, 4, 4, 0, 0, 1, 1, 2, 2, 3, 3], "intensity": [0, 0, 0, 0, 0, 0, 0, 0], "j": [1, 2, 5, 6, 1, 5, 2, 6, 3, 7, 0, 4], "k": [2, 3, 6, 7, 5, 4, 6, 5, 7, 6, 4, 7], "lighting": {"ambient": 0.6, "diffuse": 0.7}, "opacity": 1, "showscale": false, "type": "mesh3d", "x": [0.55, 1.45, 1.45, 0.55, 0.55, 1.45, 1.45, 0.55], "y": [1.55, 1.55, 2.45, 2.45, 1.55, 1.55, 2.45, 2.45], "z": [0, 0, 0, 0, 0.5, 0.5, 0.5, 0.5]}, {"cmax": 3.142, "cmin": -3.142, "colorscale": [[0, "#ff0000"], [0.1111, "#ffa700"], [0.2222, "#afff00"], [0.3333, "#08ff00"], [0.4444, "#00ff9f"], [0.5556, "#00b7ff"], [0.6667, "#0010ff"], [0.7778, "#9700ff"], [0.8889, "#ff00bf"], [1, "#ff0000"]], "flatshading": false, "hovertemplate": "i=1, j=3<br>|ρ_ij|=0.000<br>arg(ρ_ij)=0<extra></extra>", "i": [0, 0, 4, 4, 0, 0, 1, 1, 2, 2, 3, 3], "intensity": [0, 0, 0, 0, 0, 0, 0, 0], "j": [1, 2, 5, 6, 1, 5, 2, 6, 3, 7, 0, 4], "k": [2, 3, 6, 7, 5, 4, 6, 5, 7, 6, 4, 7], "lighting": {"ambient": 0.6, "diffuse": 0.7}, "opacity": 1, "showscale": false, "type": "mesh3d", "x": [0.55, 1.45, 1.45, 0.55, 0.55, 1.45, 1.45, 0.55], "y": [2.55, 2.55, 3.45, 3.45, 2.55, 2.55, 3.45, 3.45], "z": [0, 0, 0, 0, 0, 0, 0, 0]}, {"cmax": 3.142, "cmin": -3.142, "colorscale": [[0, "#ff0000"], [0.1111, "#ffa700"], [0.2222, "#afff00"], [0.3333, "#08ff00"], [0.4444, "#00ff9f"], [0.5556, "#00b7ff"], [0.6667, "#0010ff"], [0.7778, "#9700ff"], [0.8889, "#ff00bf"], [1, "#ff0000"]], "flatshading": false, "hovertemplate": "i=2, j=0<br>|ρ_ij|=0.000<br>arg(ρ_ij)=0<extra></extra>", "i": [0, 0, 4, 4, 0, 0, 1, 1, 2, 2, 3, 3], "intensity": [0, 0, 0, 0, 0, 0, 0, 0], "j": [1, 2, 5, 6, 1, 5, 2, 6, 3, 7, 0, 4], "k": [2, 3, 6, 7, 5, 4, 6, 5, 7, 6, 4, 7], "lighting": {"ambient": 0.6, "diffuse": 0.7}, "opacity": 1, "showscale": false, "type": "mesh3d", "x": [1.55, 2.45, 2.45, 1.55, 1.55, 2.45, 2.45, 1.55], "y": [-0.45, -0.45, 0.45, 0.45, -0.45, -0.45, 0.45, 0.45], "z": [0, 0, 0, 0, 0, 0, 0, 0]}, {"cmax": 3.142, "cmin": -3.142, "colorscale": [[0, "#ff0000"], [0.1111, "#ffa700"], [0.2222, "#afff00"], [0.3333, "#08ff00"], [0.4444, "#00ff9f"], [0.5556, "#00b7ff"], [0.6667, "#0010ff"], [0.7778, "#9700ff"], [0.8889, "#ff00bf"], [1, "#ff0000"]], "flatshading": false, "hovertemplate": "i=2, j=1<br>|ρ_ij|=0.500<br>arg(ρ_ij)=0<extra></extra>", "i": [0, 0, 4, 4, 0, 0, 1, 1, 2, 2, 3, 3], "intensity": [0, 0, 0, 0, 0, 0, 0, 0], "j": [1, 2, 5, 6, 1, 5, 2, 6, 3, 7, 0, 4], "k": [2, 3, 6, 7, 5, 4, 6, 5, 7, 6, 4, 7], "lighting": {"ambient": 0.6, "diffuse": 0.7}, "opacity": 1, "showscale": false, "type": "mesh3d", "x": [1.55, 2.45, 2.45, 1.55, 1.55, 2.45, 2.45, 1.55], "y": [0.55, 0.55, 1.45, 1.45, 0.55, 0.55, 1.45, 1.45], "z": [0, 0, 0, 0, 0.5, 0.5, 0.5, 0.5]}, {"cmax": 3.142, "cmin": -3.142, "colorscale": [[0, "#ff0000"], [0.1111, "#ffa700"], [0.2222, "#afff00"], [0.3333, "#08ff00"], [0.4444, "#00ff9f"], [0.5556, "#00b7ff"], [0.6667, "#0010ff"], [0.7778, "#9700ff"], [0.8889, "#ff00bf"], [1, "#ff0000"]], "flatshading": false, "hovertemplate": "i=2, j=2<br>|ρ_ij|=0.500<br>arg(ρ_ij)=0<extra></extra>", "i": [0, 0, 4, 4, 0, 0, 1, 1, 2, 2, 3, 3], "intensity": [0, 0, 0, 0, 0, 0, 0, 0], "j": [1, 2, 5, 6, 1, 5, 2, 6, 3, 7, 0, 4], "k": [2, 3, 6, 7, 5, 4, 6, 5, 7, 6, 4, 7], "lighting": {"ambient": 0.6, "diffuse": 0.7}, "opacity": 1, "showscale": false, "type": "mesh3d", "x": [1.55, 2.45, 2.45, 1.55, 1.55, 2.45, 2.45, 1.55], "y": [1.55, 1.55, 2.45, 2.45, 1.55, 1.55, 2.45, 2.45], "z": [0, 0, 0, 0, 0.5, 0.5, 0.5, 0.5]}, {"cmax": 3.142, "cmin": -3.142, "colorscale": [[0, "#ff0000"], [0.1111, "#ffa700"], [0.2222, "#afff00"], [0.3333, "#08ff00"], [0.4444, "#00ff9f"], [0.5556, "#00b7ff"], [0.6667, "#0010ff"], [0.7778, "#9700ff"], [0.8889, "#ff00bf"], [1, "#ff0000"]], "flatshading": false, "hovertemplate": "i=2, j=3<br>|ρ_ij|=0.000<br>arg(ρ_ij)=0<extra></extra>", "i": [0, 0, 4, 4, 0, 0, 1, 1, 2, 2, 3, 3], "intensity": [0, 0, 0, 0, 0, 0, 0, 0], "j": [1, 2, 5, 6, 1, 5, 2, 6, 3, 7, 0, 4], "k": [2, 3, 6, 7, 5, 4, 6, 5, 7, 6, 4, 7], "lighting": {"ambient": 0.6, "diffuse": 0.7}, "opacity": 1, "showscale": false, "type": "mesh3d", "x": [1.55, 2.45, 2.45, 1.55, 1.55, 2.45, 2.45, 1.55], "y": [2.55, 2.55, 3.45, 3.45, 2.55, 2.55, 3.45, 3.45], "z": [0, 0, 0, 0, 0, 0, 0, 0]}, {"cmax": 3.142, "cmin": -3.142, "colorscale": [[0, "#ff0000"], [0.1111, "#ffa700"], [0.2222, "#afff00"], [0.3333, "#08ff00"], [0.4444, "#00ff9f"], [0.5556, "#00b7ff"], [0.6667, "#0010ff"], [0.7778, "#9700ff"], [0.8889, "#ff00bf"], [1, "#ff0000"]], "flatshading": false, "hovertemplate": "i=3, j=0<br>|ρ_ij|=0.000<br>arg(ρ_ij)=0<extra></extra>", "i": [0, 0, 4, 4, 0, 0, 1, 1, 2, 2, 3, 3], "intensity": [0, 0, 0, 0, 0, 0, 0, 0], "j": [1, 2, 5, 6, 1, 5, 2, 6, 3, 7, 0, 4], "k": [2, 3, 6, 7, 5, 4, 6, 5, 7, 6, 4, 7], "lighting": {"ambient": 0.6, "diffuse": 0.7}, "opacity": 1, "showscale": false, "type": "mesh3d", "x": [2.55, 3.45, 3.45, 2.55, 2.55, 3.45, 3.45, 2.55], "y": [-0.45, -0.45, 0.45, 0.45, -0.45, -0.45, 0.45, 0.45], "z": [0, 0, 0, 0, 0, 0, 0, 0]}, {"cmax": 3.142, "cmin": -3.142, "colorscale": [[0, "#ff0000"], [0.1111, "#ffa700"], [0.2222, "#afff00"], [0.3333, "#08ff00"], [0.4444, "#00ff9f"], [0.5556, "#00b7ff"], [0.6667, "#0010ff"], [0.7778, "#9700ff"], [0.8889, "#ff00bf"], [1, "#ff0000"]], "flatshading": false, "hovertemplate": "i=3, j=1<br>|ρ_ij|=0.000<br>arg(ρ_ij)=0<extra></extra>", "i": [0, 0, 4, 4, 0, 0, 1, 1, 2, 2, 3, 3], "intensity": [0, 0, 0, 0, 0, 0, 0, 0], "j": [1, 2, 5, 6, 1, 5, 2, 6, 3, 7, 0, 4], "k": [2, 3, 6, 7, 5, 4, 6, 5, 7, 6, 4, 7], "lighting": {"ambient": 0.6, "diffuse": 0.7}, "opacity": 1, "showscale": false, "type": "mesh3d", "x": [2.55, 3.45, 3.45, 2.55, 2.55, 3.45, 3.45, 2.55], "y": [0.55, 0.55, 1.45, 1.45, 0.55, 0.55, 1.45, 1.45], "z": [0, 0, 0, 0, 0, 0, 0, 0]}, {"cmax": 3.142, "cmin": -3.142, "colorscale": [[0, "#ff0000"], [0.1111, "#ffa700"], [0.2222, "#afff00"], [0.3333, "#08ff00"], [0.4444, "#00ff9f"], [0.5556, "#00b7ff"], [0.6667, "#0010ff"], [0.7778, "#9700ff"], [0.8889, "#ff00bf"], [1, "#ff0000"]], "flatshading": false, "hovertemplate": "i=3, j=2<br>|ρ_ij|=0.000<br>arg(ρ_ij)=0<extra></extra>", "i": [0, 0, 4, 4, 0, 0, 1, 1, 2, 2, 3, 3], "intensity": [0, 0, 0, 0, 0, 0, 0, 0], "j": [1, 2, 5, 6, 1, 5, 2, 6, 3, 7, 0, 4], "k": [2, 3, 6, 7, 5, 4, 6, 5, 7, 6, 4, 7], "lighting": {"ambient": 0.6, "diffuse": 0.7}, "opacity": 1, "showscale": false, "type": "mesh3d", "x": [2.55, 3.45, 3.45, 2.55, 2.55, 3.45, 3.45, 2.55], "y": [1.55, 1.55, 2.45, 2.45, 1.55, 1.55, 2.45, 2.45], "z": [0, 0, 0, 0, 0, 0, 0, 0]}, {"cmax": 3.142, "cmin": -3.142, "colorscale": [[0, "#ff0000"], [0.1111, "#ffa700"], [0.2222, "#afff00"], [0.3333, "#08ff00"], [0.4444, "#00ff9f"], [0.5556, "#00b7ff"], [0.6667, "#0010ff"], [0.7778, "#9700ff"], [0.8889, "#ff00bf"], [1, "#ff0000"]], "flatshading": false, "hovertemplate": "i=3, j=3<br>|ρ_ij|=0.000<br>arg(ρ_ij)=0<extra></extra>", "i": [0, 0, 4, 4, 0, 0, 1, 1, 2, 2, 3, 3], "intensity": [0, 0, 0, 0, 0, 0, 0, 0], "j": [1, 2, 5, 6, 1, 5, 2, 6, 3, 7, 0, 4], "k": [2, 3, 6, 7, 5, 4, 6, 5, 7, 6, 4, 7], "lighting": {"ambient": 0.6, "diffuse": 0.7}, "opacity": 1, "showscale": false, "type": "mesh3d", "x": [2.55, 3.45, 3.45, 2.55, 2.55, 3.45, 3.45, 2.55], "y": [2.55, 2.55, 3.45, 3.45, 2.55, 2.55, 3.45, 3.45], "z": [0, 0, 0, 0, 0, 0, 0, 0]}], "layout": {"margin": {"b": 0, "l": 0, "r": 0, "t": 40}, "scene": {"aspectratio": {"x": 1, "y": 1, "z": 0.7}, "xaxis": {"tickmode": "array", "ticktext": ["00", "01", "10", "11"], "tickvals": [0, 1, 2, 3], "title": {"text": "i"}}, "yaxis": {"tickmode": "array", "ticktext": ["00", "01", "10", "11"], "tickvals": [0, 1, 2, 3], "title": {"text": "j"}}, "zaxis": {"title": {"text": "|ρ_ij|"}}}, "title": {"text": "Bell state Ψ⁺ (density matrix)"}}}
